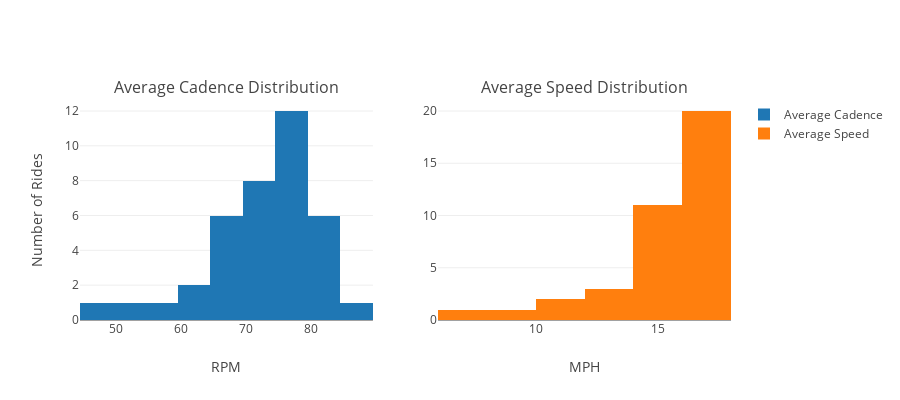

Notebook code for this chart:
### Code cell
# What about a histogram of speed?

trace1 = go.Histogram( 
    x = sessions.avg_cadence,
    name = "Average Cadence"
)

trace2 = go.Histogram(
    x = sessions.avg_speed,
    name = "Average Speed"
)

layout = go.Layout(
    title = "X"
)

fig = tools.make_subplots(rows=1, cols=2, subplot_titles=(["Average Cadence Distribution", "Average Speed Distribution"]))
fig.append_trace(trace1, 1, 1)
fig.append_trace(trace2, 1, 2)
fig['layout'].update(height=400, width= 900, xaxis={"title":"RPM"}, xaxis2={"title":"MPH"},
                    yaxis={"title":"Number of Rides"})
py.iplot(fig)

### Figure 1 — Plotly figure (JSON) as saved in the notebook; plotly's stock layout.template omitted (floating-point values rounded to 4 significant figures)
{"data": [{"name": "Average Cadence", "type": "histogram", "uid": "3363baa4-863a-11e8-9c25-dca904908257", "x": [51, 67, 70, 66, 67, 76, 59, 71, 75, 75, 74, 70, 86, 83, 71, 60, 81, 83, 73, 80, 46, 79, 69, 80, 64, 81, 77, 68, 74, 76, 77, 76, 78, 76, 77, 76, 73, 69], "xaxis": "x", "yaxis": "y"}, {"name": "Average Speed", "type": "histogram", "uid": "33651f1e-863a-11e8-95d3-dca904908257", "x": [9.979, 15.89, 15.81, 16.03, 15.23, 16.39, 14.13, 17.26, 15.78, 17.19, 17.02, 15.16, 16.09, 16.29, 12.89, 10.79, 15.22, 16.28, 14.27, 15.81, 6.977, 14.86, 11.29, 15.58, 12.84, 16.67, 16.82, 13.66, 16.23, 17.04, 16.87, 16.81, 17.93, 17.39, 17.46, 16.84, 16.44, 17.17], "xaxis": "x2", "yaxis": "y2"}], "layout": {"annotations": [{"font": {"size": 16}, "showarrow": false, "text": "Average Cadence Distribution", "x": 0.225, "xanchor": "center", "xref": "paper", "y": 1, "yanchor": "bottom", "yref": "paper"}, {"font": {"size": 16}, "showarrow": false, "text": "Average Speed Distribution", "x": 0.775, "xanchor": "center", "xref": "paper", "y": 1, "yanchor": "bottom", "yref": "paper"}], "height": 400, "width": 900, "xaxis": {"anchor": "y", "domain": [0, 0.45], "title": "RPM"}, "xaxis2": {"anchor": "y2", "domain": [0.55, 1], "title": "MPH"}, "yaxis": {"anchor": "x", "domain": [0, 1], "title": "Number of Rides"}, "yaxis2": {"anchor": "x2", "domain": [0, 1]}}}
